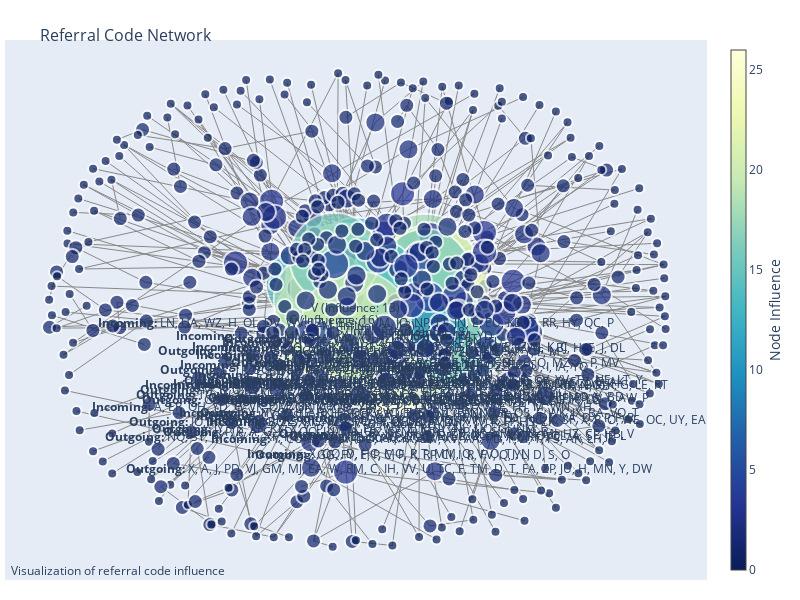

Write notebook code for a chart like this one.
### Code cell
import networkx as nx
import plotly.graph_objs as go
import random
import string

def random_code():
    # Randomly choose a code length of 1 or 2 characters.
    length = random.choice([1, 2])
    return ''.join(random.choices(string.ascii_uppercase, k=length))

# Generate 1000 rows of referral data
data = [(random_code(), random_code()) for _ in range(1000)]

# Create a directed graph
G = nx.DiGraph()
G.add_edges_from(data)

# Calculate node influence (using out-degree)
influence = {node: G.out_degree(node) for node in G.nodes()}

# Position nodes using a spring layout
pos = nx.spring_layout(G, seed=42, k=0.15, iterations=50)

# Build edge coordinate lists
edge_x = []
edge_y = []
for start, end in G.edges():
    x0, y0 = pos[start]
    x1, y1 = pos[end]
    edge_x.extend([x0, x1, None])
    edge_y.extend([y0, y1, None])

edge_trace = go.Scatter(
    x=edge_x, y=edge_y,
    line=dict(width=1, color='#888'),
    hoverinfo='none',
    mode='lines'
)

# Build node coordinate and attribute lists
node_x = []
node_y = []
node_color = []
node_size = []
node_text = []

for node in G.nodes():
    x, y = pos[node]
    node_x.append(x)
    node_y.append(y)
    inf = influence[node]
    node_color.append(inf)
    node_size.append(10 + inf * 5)
    
    # Get lists of incoming and outgoing nodes
    incoming = list(G.predecessors(node))
    outgoing = list(G.successors(node))
    
    # Build hover text with connection details.
    hover_text = f"{node} (Influence: {inf})"
    if incoming:
        hover_text += f"<br><b>Incoming:</b> {', '.join(incoming)}"
    if outgoing:
        hover_text += f"<br><b>Outgoing:</b> {', '.join(outgoing)}"
    
    # Optionally, only show text for nodes with influence > 5 
    # (or you can include it for all nodes)
    if inf > 5:
        node_text.append(hover_text)
    else:
        node_text.append('')

node_trace = go.Scatter(
    x=node_x, y=node_y,
    text=node_text,
    mode='markers+text',
    textposition='bottom center',
    hoverinfo='text',
    marker=dict(
        showscale=True,
        colorscale='YlGnBu',
        reversescale=True,
        color=node_color,
        size=node_size,
        colorbar=dict(
            thickness=15,
            title='Node Influence',
            xanchor='left',
            titleside='right'
        ),
        line_width=2
    )
)

# Build the figure
fig = go.Figure(
    data=[edge_trace, node_trace],
    layout=go.Layout(
        title='<br>Referral Code Network',
        titlefont=dict(size=16),
        showlegend=False,
        hovermode='closest',
        margin=dict(b=20, l=5, r=5, t=40),
        annotations=[
            dict(
                text="Visualization of referral code influence",
                showarrow=False,
                xref="paper",
                yref="paper",
                x=0.005,
                y=-0.002
            )
        ],
        xaxis=dict(showgrid=False, zeroline=False, showticklabels=False),
        yaxis=dict(showgrid=False, zeroline=False, showticklabels=False)
    )
)
fig.update_layout(width=800, height=600)

fig.show()

### Figure 1 — Plotly figure (JSON) as saved in the notebook; plotly's stock layout.template omitted (floating-point values rounded to 4 significant figures; data arrays with more than 128 entries replaced by an {"elided": "..."} marker saying what was removed)
{"data": [{"hoverinfo": "none", "line": {"color": "#888", "width": 1}, "mode": "lines", "type": "scatter", "x": {"elided": "2916 float values"}, "y": {"elided": "2916 float values"}}, {"hoverinfo": "text", "marker": {"color": {"elided": "565 int values"}, "colorbar": {"thickness": 15, "title": {"side": "right", "text": "Node Influence"}, "xanchor": "left"}, "colorscale": [[0, "rgb(255,255,217)"], [0.125, "rgb(237,248,177)"], [0.25, "rgb(199,233,180)"], [0.375, "rgb(127,205,187)"], [0.5, "rgb(65,182,196)"], [0.625, "rgb(29,145,192)"], [0.75, "rgb(34,94,168)"], [0.875, "rgb(37,52,148)"], [1, "rgb(8,29,88)"]], "line": {"width": 2}, "reversescale": true, "showscale": true, "size": {"elided": "565 int values"}}, "mode": "markers+text", "text": {"elided": "565 str values"}, "textposition": "bottom center", "type": "scatter", "x": {"elided": "565 float values"}, "y": {"elided": "565 float values"}}], "layout": {"annotations": [{"showarrow": false, "text": "Visualization of referral code influence", "x": 0.005, "xref": "paper", "y": -0.002, "yref": "paper"}], "height": 600, "hovermode": "closest", "margin": {"b": 20, "l": 5, "r": 5, "t": 40}, "showlegend": false, "title": {"font": {"size": 16}, "text": "<br>Referral Code Network"}, "width": 800, "xaxis": {"showgrid": false, "showticklabels": false, "zeroline": false}, "yaxis": {"showgrid": false, "showticklabels": false, "zeroline": false}}}
